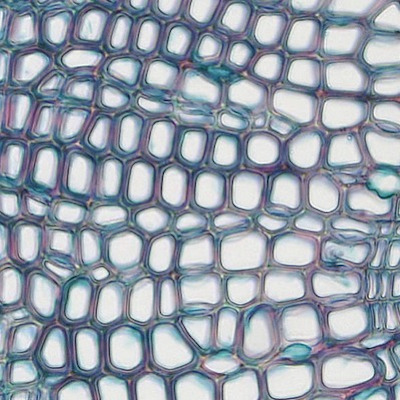
#> input picture images/BFSDFSTSP/Cells.jpg, 400 x 400 px
$ jupyter execute Cells.ipynb
#> lines starting #> are read from the running program, lines starting #| are printed output that depends on the picture; after the words box and inside, x2 and y2 are one past the last pixel; in counts of white or black regions, pixels touching at a corner belong together
# Cell Centers with DFS

[cell 1]
import numpy as np
from scipy import ndimage
import matplotlib.pyplot as plt
import skimage.io
from skimage.transform import resize
from skimage.color import rgb2gray
import time

def load_cells_grayscale(filename, n_pixels = 0):
    """
    Load in a grayscale image of the cells, where 1 is maximum brightness
    and 0 is minimum brightness

    Parameters
    ----------
    filename: string
        Path to image holding the cells
    n_pixels: int
        Number of pixels in the image

    Returns
    -------
    ndarray(N, N)
        A square grayscale image
    """
#> called with filename = 'Cells.jpg', n_pixels = 0
    cells_original = skimage.io.imread(filename)
#> cells_original is the input picture: shape (400, 400, 3); mean R, G, B 151, 159.9, 171.8
    cells_gray = rgb2gray(cells_original)
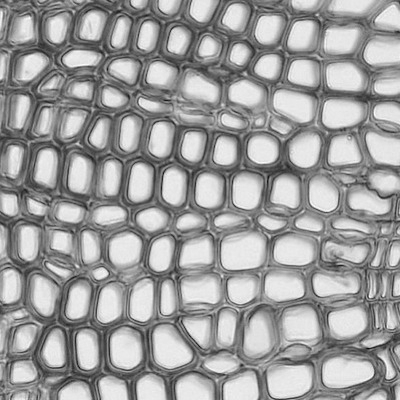
#> cells_gray: shape (400, 400) float64; min 0.0298, max 0.993, mean 0.623
    # Denoise a bit with a uniform filter
    cells_gray = ndimage.uniform_filter(cells_gray, size=10)
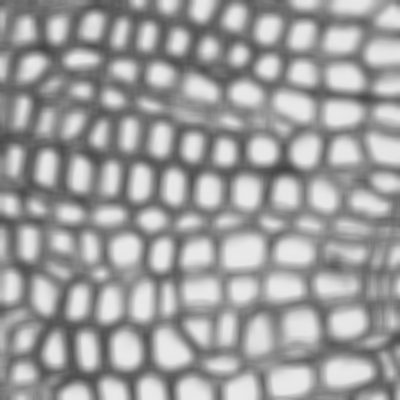
#> cells_gray: shape (400, 400) float64; min 0.268, max 0.919, mean 0.623
    cells_gray = cells_gray - np.min(cells_gray)
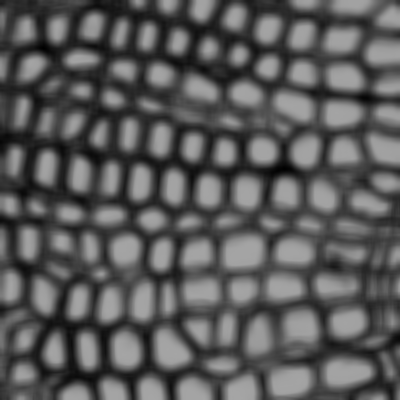
#> cells_gray: shape (400, 400) float64; min 0, max 0.651, mean 0.355
    cells_gray = cells_gray/np.max(cells_gray)
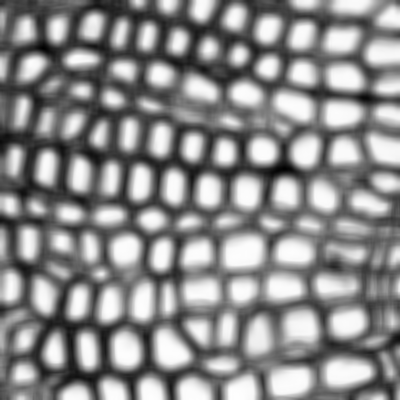
#> cells_gray: shape (400, 400) float64; min 0, max 1, mean 0.545
#| (400, 400)
    N = int(np.sqrt(n_pixels))
    if n_pixels > 0:
        # Resize to a square image
        cells_gray = resize(cells_gray, (N, N), anti_aliasing=True)
    return cells_gray


def permute_labels(labels):
    """
    Shuffle around labels by raising them to a prime and
    modding by a large-ish prime, so that cells are easier
    to see against their backround
    Parameters
    ----------
    labels: ndarray(M, N)
        An array of labels for the pixels in the image
    Returns
    -------
    labels_shuffled: ndarray(M, N)
        A new image where the labels are different but still
        the same within connected components
    """
    return (labels**31) % 833


UNTOUCHED = 0
FRONTIER = 1
VISITED = 2

def get_cluster_centers(I, thresh):
    """
    Extract a list of [x, y] coordinates of cells from
    the MxN image I

    Connect all pixels that are adjacent to each other
    and which are above thresh
    """
#> called with thresh = 0.7
    M = I.shape[0]
#> M = 400
    N = I.shape[1]
#> N = 400
    ## Step 1: Create an array that is parallel to the grayscale
    ## image I, and which is used store the state of each pixel
    states = UNTOUCHED*np.ones((M, N))

    ## Step 2: Loop through all of the pixels in the image.
    ## When we find one that is above the threshold, initiate
    ## a depth-first search from that pixel
    cell_centers = []
    for y in range(M):
        for x in range(N):
            if I[y][x] > thresh and states[y][x] == UNTOUCHED:
                # Do a DFS from this pixel to find all other
                # pixels that belong to the cell
                # Keep track of a running sum of all x
                # coordinates and y coordinates in the cell
                num = 0
                x_total = 0
                y_total = 0
                frontier = [(y, x)]
                while len(frontier) > 0: # O(V) iterations
                    (thisy, thisx) = frontier.pop() #O(1) amortized
                    states[thisy][thisx] = VISITED # O(1)
                    # Seen an additional pixel in this cell, so
                    # accumulate its x and y coordinates
                    num += 1
                    x_total += thisx
                    y_total += thisy
                    # Consider all neighbors that are above the threshold
                    for (ny, nx) in [(thisy+1, thisx), (thisy, thisx+1), (thisy-1, thisx), (thisy, thisx-1)]: # 2E, or O(E) iterations over all
                        if ny >= 0 and nx >=0 and ny < M and nx < N:
                            if I[ny][nx] > thresh and states[ny][nx] != FRONTIER and states[ny][nx] != VISITED:
                                states[ny][nx] = FRONTIER # O(1)
                                frontier.append((ny, nx)) # O(1) amortized
                cell_centers.append([y_total/num, x_total/num])
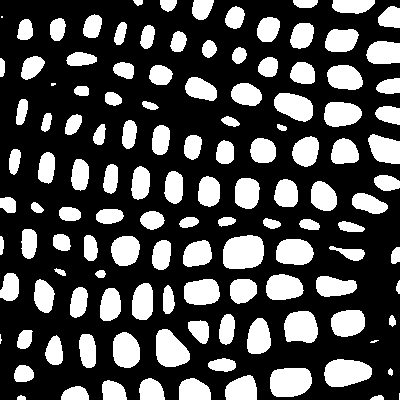
#> states: shape (400, 400) float64; values 0 (black) and 2 (white), 30.1% white; 124 white regions (5 under 20 px), largest, box (x1, y1, x2, y2) and area: (223, 235, 264, 269) 1198, (270, 368, 312, 397) 1059, (324, 359, 372, 387) 1046
    return cell_centers


thresh = 0.7
I = load_cells_grayscale("Cells.jpg")
print(I.shape)
cells_original = skimage.io.imread("Cells.jpg")
X = get_cluster_centers(I, thresh)
#> X = 124 pairs, first value 1.93 to 397.5, second value 0.167 to 399
X = np.array(X)
plt.imshow(cells_original)
plt.scatter(X[:, 1], X[:, 0], c='C2')
plt.show()
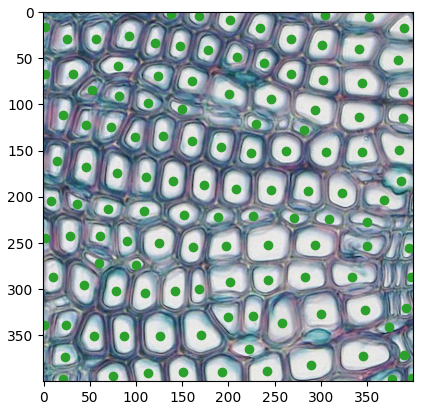
#> figure drawn by matplotlib, 1 panel
